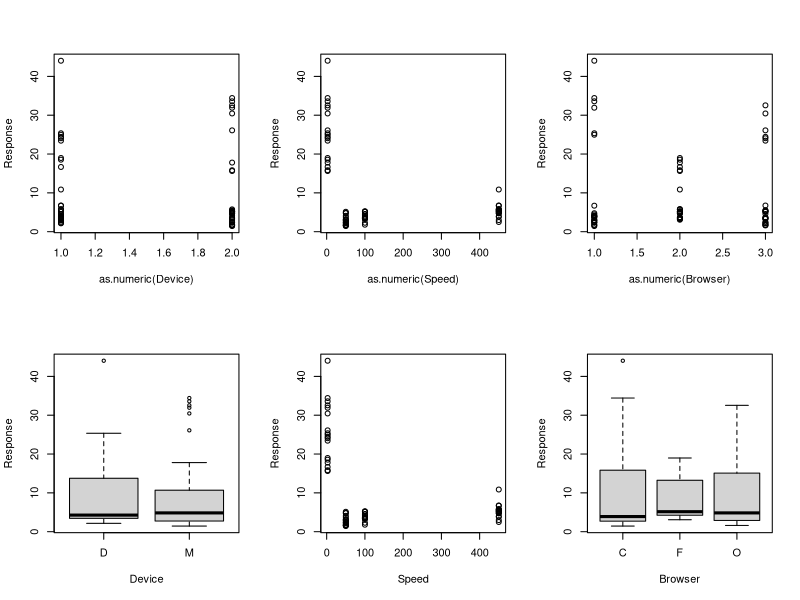

Here is the R script that generated this plot: (Note: this script raises an error after producing the figure.)
## ---- chunk 1
df = read.csv("df.csv")
# remove point 8
# df <- df[-8,]

# Do initial Analysis and fit model
Response = c(df$Replicate.1,df$Replicate.2,df$Replicate.3)

# Change Speed to original speed numbers
df$Speed_f=as.factor(df$Speed)

df$Speed[df$Speed_f==1]=50
df$Speed[df$Speed_f==2]=100
df$Speed[df$Speed_f==3]=450
df$Speed[df$Speed_f==4]=2.5

df

# With the new df (We don't remove run 8)
df$Device = as.factor(df$Device)
df$Browser = as.factor(df$Browser)
new_df = 
data.frame(Device = rep(df$Device,3),
Speed = rep(df$Speed,3),
Browser = rep(df$Browser,3),
Response,
replicate = as.factor(c(rep(1,24),rep(2,24),rep(3,24))))


par(mfrow=c(2,3))
plot(data= new_df, Response~ as.numeric(Device) + as.numeric(Speed)+as.numeric(Browser))
plot(data= new_df, Response~ (Device) + (Speed)+(Browser))
par(mfrow=c(1,1))
m1 <-lm(data=new_df, Response~Device + Speed + Browser +
          Device:Speed + Device:Browser + Speed:Browser +
          replicate)
summary(m1)

anova(m1)

## ---- chunk 2
library(MASS)


# Box-Cox Transformation
boxcox(m1, plotit=T)
boxcox(m1, plotit=T, lambda = seq(0, 0.8, by=0.1))

# To see the exact best lambda:
lmod1_bc <- boxcox(m1)
lambda <- lmod1_bc$x[which.max(lmod1_bc$y)]
lambda

#2. We see the best lambda is 0.3030303, round to 0.3. Create a new transformed response using Box-Cox
lambda <- 0.3
Response_t <- (Response^lambda - 1) / lambda
## ---- chunk 3
# Re-do all analysis with transformed y
                                                                                   
# After removing 8, only has 17 rows
# Set variables to factors
df$Device = as.factor(df$Device)
df$Browser = as.factor(df$Browser)

# Create a new dataframe with the variables and transformed response
new_df = 
data.frame(Device = rep(df$Device,3),
Speed = rep(df$Speed,3),
Speed_f = rep(df$Speed_f,3),
Browser = rep(df$Browser,3),
Response_t,
replicate = as.factor(c(rep(1,17),rep(2,17),rep(3,17))))

# Plot
par(mfrow=c(2,3))
plot(data= new_df, Response_t~ as.numeric(Device) + as.numeric(Speed)+as.numeric(Browser))
plot(data= new_df, Response_t~ (Device) + (Speed)+(Browser))
par(mfrow=c(1,1))
m1 <-lm(data=new_df, Response_t~(Device + Speed + Browser)^2 + replicate)
summary(m1)

anova(m1)

# Cook's distance
plot(m1,4)
# Residual vs Fitted
plot(m1)

# Interaction plots
y_bar = (df$Replicate.1 + df$Replicate.2 + df$Replicate.3)/3
interaction.plot(df$Device, df$Speed, y_bar)
interaction.plot(df$Device, df$Browser, y_bar)
interaction.plot(df$Browser, df$Speed, y_bar)
## ---- chunk 4
# Tukey doesn't work with numeric factor
#plot(TukeyHSD(aov(m1)))

#TukeyHSD(aov(m1))
